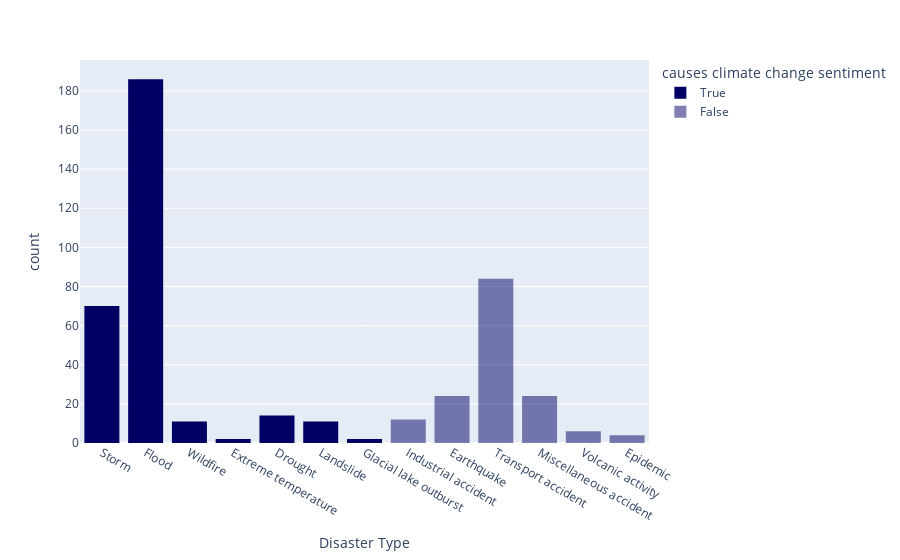

Notebook source saved alongside this figure:
### Code cell
# plot grouped barchart where each bar represents a disaster subgroup and they are grouped per distater group
# df.groupby(['Disaster Type', 'Disaster Subtype']).size().unstack().plot(kind='bar', stacked=True)
# df['Disaster Subgroup'].value_counts().plot(kind='bar')


# plot disater types
# df['Disaster Type'].value_counts().plot(kind='bar')

# keep only types that could be caused by climate change

new_column_name = "causes climate change sentiment"

types_to_drop = ["Earthquake", "Transport accident", "Miscellaneous accident", "Industrial accident", "Epidemic", "Volcanic activity", "Complex Disasters", "Impact", "Animal accident"]
df[new_column_name] = df["Disaster Type"].apply(lambda x: False if x in types_to_drop else True)
# types_to_keep = [x for x in list(df["Disaster Type"].unique()) if x not in types_to_drop]
# keep_dict = {x: True if x in types_to_keep else False for x in list(df["Disaster Type"].unique())}
# print(keep_dict)
# map values of
# color_dict = {x: 'blue' if keep_dict[x] else 'red' for x in keep_dict.keys()}
# print(color_dict)
# plot disater types in barplot using color dict with plotly
colorkeep = 'rgba(0, 0, 100, 1)'
colordelete = 'rgba(0, 0, 100, 0.5)'

px.histogram(df, x="Disaster Type", color=new_column_name, color_discrete_map={True: colorkeep, False: colordelete})
# px.bar(df, x='Disaster Type', color_discrete_map=color_dict)


# df['Disaster Type'].value_counts().plot(kind='bar', color=color_dict.values())
# df['Disaster Type'].value_counts().plot(kind='bar', color=colors)


# df['Disaster Type'].value_counts().plot(kind='bar', alpha=0.5)
# df = df[~df['Disaster Type'].isin(drop_types)]


# plot disater types
# df['Disaster Type'].value_counts().plot(kind='bar')

### Figure 1 — Plotly figure (JSON) as saved in the notebook; plotly's stock layout.template omitted (floating-point values rounded to 4 significant figures; data arrays with more than 128 entries replaced by an {"elided": "..."} marker saying what was removed)
{"data": [{"alignmentgroup": "True", "bingroup": "x", "hovertemplate": "causes climate change sentiment=True<br>Disaster Type=%{x}<br>count=%{y}<extra></extra>", "legendgroup": "True", "marker": {"color": "rgba(0, 0, 100, 1)", "pattern": {"shape": ""}}, "name": "True", "offsetgroup": "True", "orientation": "v", "showlegend": true, "type": "histogram", "x": {"elided": "296 str values"}, "xaxis": "x", "yaxis": "y"}, {"alignmentgroup": "True", "bingroup": "x", "hovertemplate": "causes climate change sentiment=False<br>Disaster Type=%{x}<br>count=%{y}<extra></extra>", "legendgroup": "False", "marker": {"color": "rgba(0, 0, 100, 0.5)", "pattern": {"shape": ""}}, "name": "False", "offsetgroup": "False", "orientation": "v", "showlegend": true, "type": "histogram", "x": {"elided": "154 str values"}, "xaxis": "x", "yaxis": "y"}], "layout": {"barmode": "relative", "legend": {"title": {"text": "causes climate change sentiment"}, "tracegroupgap": 0}, "margin": {"t": 60}, "xaxis": {"anchor": "y", "domain": [0, 1], "title": {"text": "Disaster Type"}}, "yaxis": {"anchor": "x", "domain": [0, 1], "title": {"text": "count"}}}}
